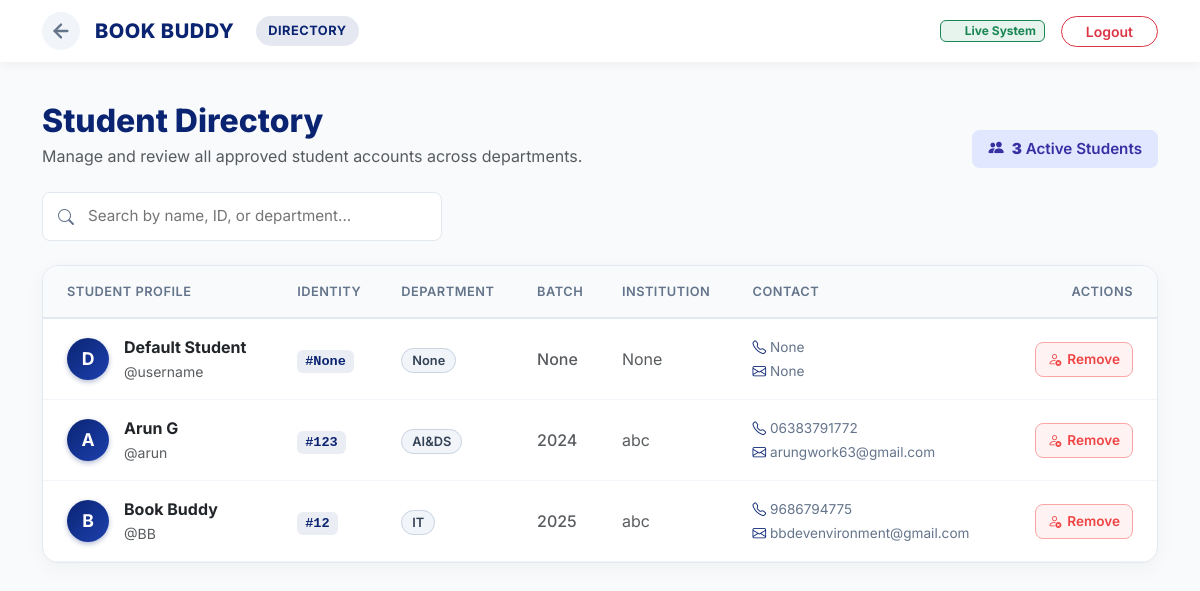
Before: /student_overall_list with the older database file.
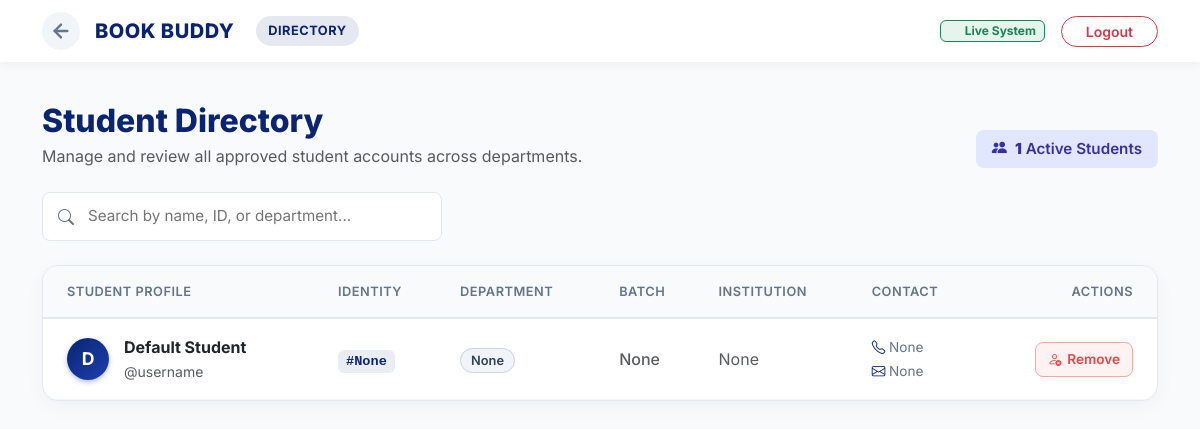
After: the same page with the newer database file.
### app.py (models this page shows)
class Student(UserMixin, db.Model):
    id = db.Column(db.Integer, primary_key=True)
    name = db.Column(db.String(50))
    register = db.Column(db.Integer)
    username = db.Column(db.String(15), unique=True)
    set_password = db.Column(db.String(100))
    verify_password = db.Column(db.String(100))
    department = db.Column(db.String(100))
    batch = db.Column(db.String(100))
    collage = db.Column(db.String(100))
    phone_no = db.Column(db.String(100))
    email = db.Column(db.String(60))
    approval = db.Column(db.Boolean, default=False)
    attend = db.Column(db.Boolean, default=False)

### app.py (the view)
@app.route('/student_overall_list', methods=['GET','POST'])
def student_overall_list():
    students = Student.query.all()
    return render_template('student_overall_list.html', students=students)

### app.py (called while the page is built)
@app.context_processor
def inject_now():
    return {'now': datetime.now()}

### templates/student_overall_list.html (shortened to what the changed rows need)
<!DOCTYPE html>
<html lang="en">
<head>
    <link href="https://cdn.jsdelivr.net/npm/bootstrap@5.3.0/dist/css/bootstrap.min.css" rel="stylesheet">
    <link rel="stylesheet" href="https://cdn.jsdelivr.net/npm/bootstrap-icons@1.11.1/font/bootstrap-icons.css">
</head>
<body>
    <nav class="navbar sticky-top">
        <div class="container d-flex justify-content-between align-items-center">
            <div class="d-flex align-items-center">
                <a class="brand-wrapper" href="/admin">
                    <h2 class="brand-name d-none d-sm-block">BOOK BUDDY</h2>
                </a>
            </div>
        </div>
    </nav>
    <main class="container">
        <header class="d-flex flex-column flex-md-row justify-content-between align-items-md-end mb-4 gap-3">
            <div>
                <h1 class="page-title h2 mb-1">Student Directory</h1>
            </div>
            <div class="stats-badge">
                <i class="bi bi-people-fill me-2"></i>
                <strong>{{ students|selectattr('approval')|list|length }}</strong> &nbsp;Active Students
            </div>
        </header>
        <div class="table-card">
            <div class="table-responsive">
                <table class="custom-table">
                    <thead>
                        <tr>
                            <th class="ps-4">Student Profile</th>
                            <th>Identity</th>
                            <th>Department</th>
                            <th>Batch</th>
                            <th>Institution</th>
                            <th>Contact</th>
                            <th class="text-end pe-4">Actions</th>
                        </tr>
                    </thead>
                    <tbody>
                        {% for s in students %}
                            {% if s.approval %}
                                <tr>
                                    <td class="ps-4">
                                        <div class="student-meta">
                                            <div class="name-box">{{ s.name[0] }}</div>
                                            <div>
                                                <div class="fw-bold text-dark">{{ s.name }}</div>
                                                <small class="text-muted">@{{ s.username }}</small>
                                            </div>
                                        </div>
                                    </td>
                                    <td>
                                        <span class="reg-no">#{{ s.register }}</span>
                                    </td>
                                    <td><span class="dept-tag">{{ s.department }}</span></td>
                                    <td class="text-muted fw-medium">{{ s.batch }}</td>
                                    <td class="col-truncate text-muted" title="{{ s.collage }}">{{ s.collage }}</td>
                                    <td>
                                        <div class="contact-stack">
                                            <span><i class="bi bi-telephone"></i> {{ s.phone_no }}</span>
                                            <span><i class="bi bi-envelope"></i> {{ s.email }}</span>
                                        </div>
                                    </td>
                                    <td class="text-end pe-4">
                                        <a href="{{ url_for('delete_student_stay', id=s.id) }}" class="btn-remove" onclick="confirmRemove(event, this.href)">
                                            <i class="bi bi-person-x"></i> Remove
                                        </a>
                                    </td>
                                </tr>
                            {% endif %}
                        {% endfor %}
                    </tbody>
                </table>
            </div>
        </div>
    </main>
</body>
</html>

Changed rows visible on the page:
removed Student: name "A", name "Arun G", username "arun", register "123", department "AI&DS", batch "2024", collage "abc", phone_no "06383791772", email "arungwork63@gmail.com"
removed Student: name "B", name "Book Buddy", username "BB", register "12", department "IT", batch "2025", collage "abc", phone_no "9686794775", email "bbdevenvironment@gmail.com"
Other visible differences:
{{ students|selectattr('approval')|list|length }}: "3" → "1"
